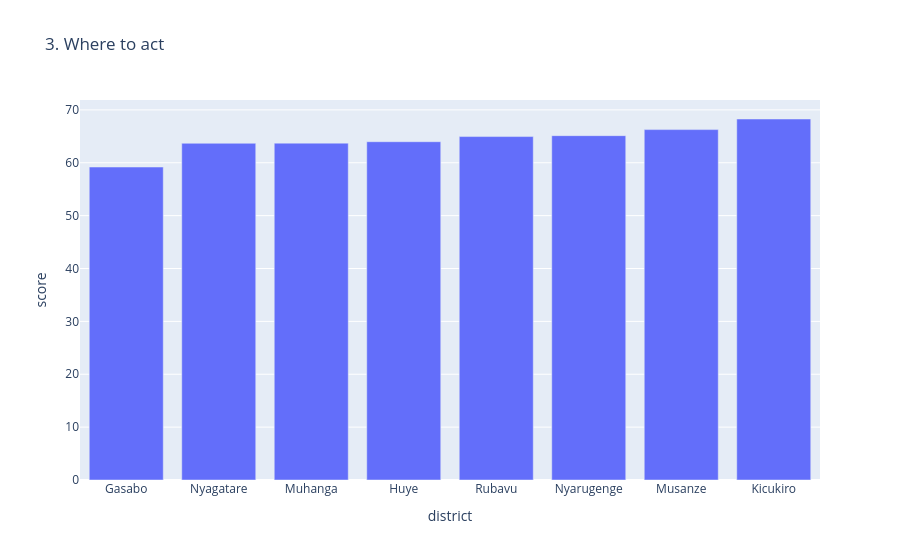

Write notebook code for a chart like this one.
### Code cell
import pandas as pd
import plotly.express as px

df = pd.read_csv("week10_students.csv")

# (c)
avg = df.groupby("district", as_index=False)["score"].mean().sort_values("score")
fig3 = px.bar(avg, x="district", y="score", title="3. Where to act")
fig3.show()

### Figure 1 — Plotly figure (JSON) as saved in the notebook; plotly's stock layout.template omitted (floating-point values rounded to 4 significant figures)
{"data": [{"hovertemplate": "district=%{x}<br>score=%{y}<extra></extra>", "legendgroup": "", "marker": {"color": "#636efa", "pattern": {"shape": ""}}, "name": "", "orientation": "v", "showlegend": false, "textposition": "auto", "type": "bar", "x": ["Gasabo", "Nyagatare", "Muhanga", "Huye", "Rubavu", "Nyarugenge", "Musanze", "Kicukiro"], "xaxis": "x", "y": [59.19, 63.68, 63.72, 63.98, 64.96, 65.13, 66.27, 68.28], "yaxis": "y"}], "layout": {"barmode": "relative", "legend": {"tracegroupgap": 0}, "title": {"text": "3. Where to act"}, "xaxis": {"anchor": "y", "domain": [0, 1], "title": {"text": "district"}}, "yaxis": {"anchor": "x", "domain": [0, 1], "title": {"text": "score"}}}}
